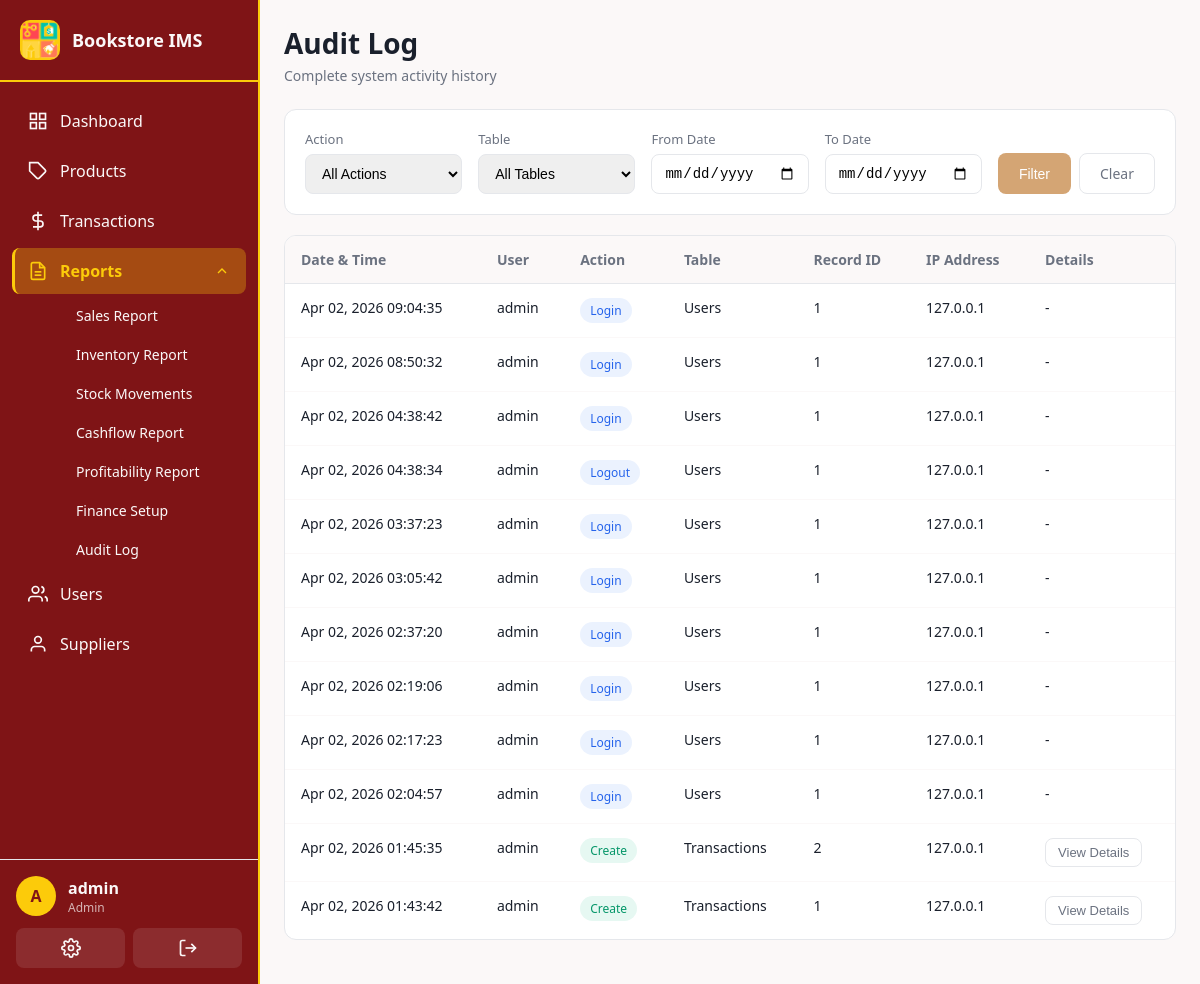
Page /reports/audit (signed in) on the earlier database version.
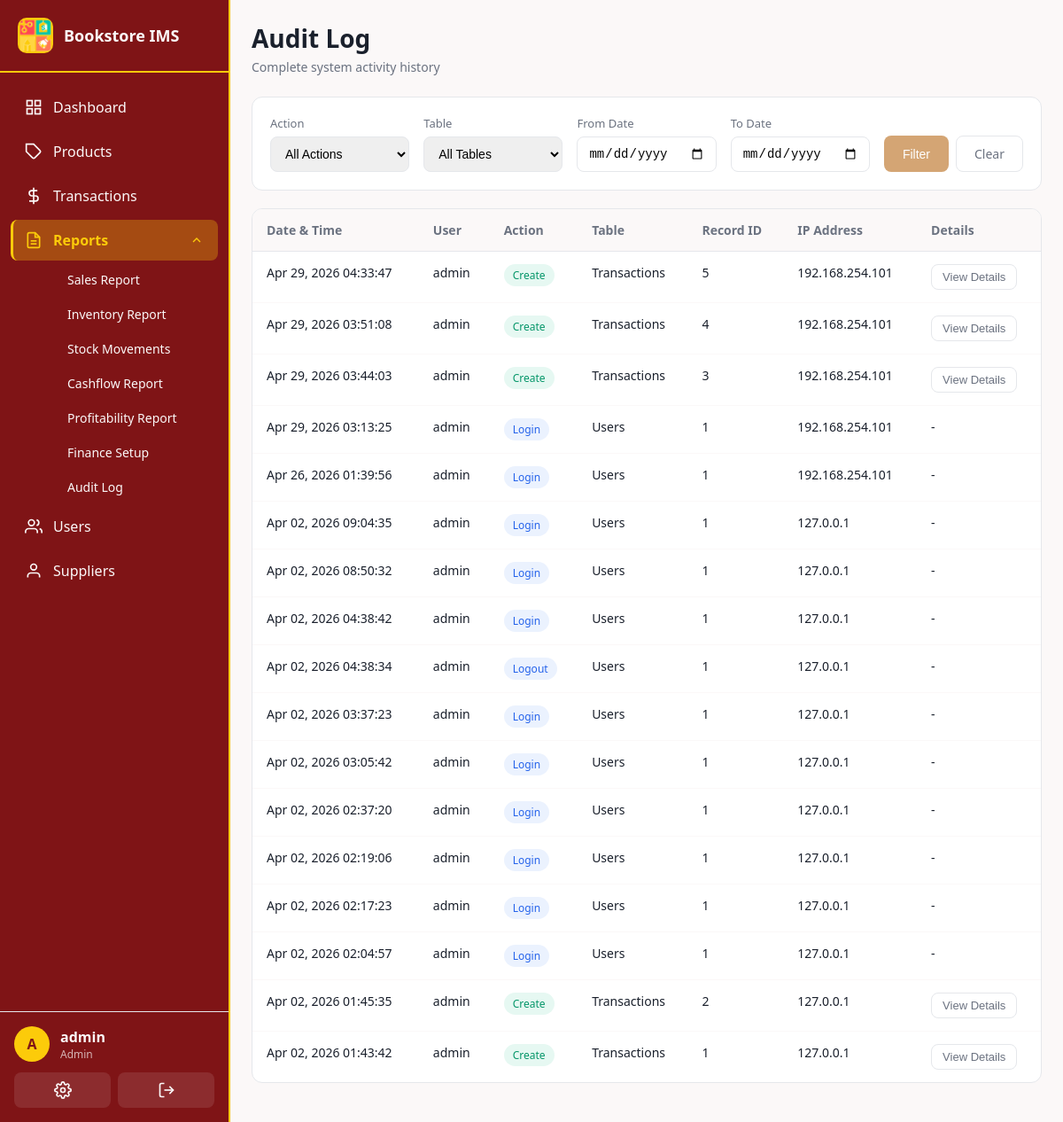
Same page on the later database version.
### app/models.py (models this page shows, shortened)
class AuditLog(db.Model):
    __tablename__ = 'audit_logs'
    id = db.Column(db.Integer, primary_key=True)
    user_id = db.Column(db.Integer, db.ForeignKey('users.id'), nullable=True)  # Nullable for system actions
    action = db.Column(db.String(50), nullable=False)  # 'create', 'update', 'delete', 'login', 'logout'
    table_name = db.Column(db.String(50), nullable=False)
    record_id = db.Column(db.Integer)
    old_values = db.Column(db.Text)  # JSON string of old values
    new_values = db.Column(db.Text)  # JSON string of new values
    ip_address = db.Column(db.String(45))
    user_agent = db.Column(db.String(255))
    created_at = db.Column(db.DateTime, default=utc_now)

class User(UserMixin, db.Model):
    __tablename__ = 'users'
    id = db.Column(db.Integer, primary_key=True)
    username = db.Column(db.String(80), unique=True, nullable=False, index=True)
    email = db.Column(db.String(120), unique=True, nullable=False)
    password_hash = db.Column(db.String(256), nullable=False)
    role = db.Column(db.String(20), nullable=False, default=Role.STAFF)
    is_active = db.Column(db.Boolean, default=True)
    created_at = db.Column(db.DateTime, default=utc_now)
    last_login = db.Column(db.DateTime)
    transactions = db.relationship('Transaction', backref='user', lazy='dynamic')
    audit_logs = db.relationship('AuditLog', backref='user', lazy='dynamic')
    cash_ledger_entries = db.relationship('CashLedger', backref='user', lazy='dynamic')
    def is_admin(self):
        return self.role == Role.ADMIN

### app/routes/reports.py (the view, shortened to what this page needs)
@reports_bp.route('/audit')
@login_required
@admin_required
def audit_log():
    page = request.args.get('page', 1, type=int)
    per_page = 50
    action = request.args.get('action')
    table_name = request.args.get('table')
    date_from = request.args.get('date_from')
    date_to = request.args.get('date_to')
    query = AuditLog.query
    if action:
        query = query.filter_by(action=action)
    if table_name:
        query = query.filter_by(table_name=table_name)
    if date_from:
        try:
            date_from_dt = datetime.strptime(date_from, '%Y-%m-%d')
            query = query.filter(AuditLog.created_at >= date_from_dt)
        except ValueError:
            pass
    query = query.order_by(AuditLog.created_at.desc())
    logs = query.paginate(page=page, per_page=per_page, error_out=False)
    actions = db.session.query(AuditLog.action.distinct()).all()
    tables = db.session.query(AuditLog.table_name.distinct()).all()
    return render_template('reports/audit.html',
        logs=logs,
        actions=[a[0] for a in actions],
        tables=[t[0] for t in tables],
        current_action=action,
        current_table=table_name,
        date_from=date_from or '',
        date_to=date_to or ''
    )

### app/__init__.py (called while the page is built)
@login_manager.user_loader
def load_user(user_id):
    return db.session.get(User, int(user_id))

### app/templates/reports/audit.html (shortened to what this page needs)
{% extends "base.html" %}
{% block content %}
<div class="page-header">
  <div class="page-header-left">
    <h1>Audit Log</h1>
    <p class="page-subtitle">Complete system activity history</p>
  </div>
</div>
<div class="filters-card">
  <form method="GET" action="{{ url_for('reports.audit_log') }}" class="filters-form">
    <div class="filter-group">
      <label for="action">Action</label>
      <select id="action" name="action">
        <option value="">All Actions</option>
      </select>
    </div>
    <div class="filter-group">
      <label for="table">Table</label>
      <select id="table" name="table">
        <option value="">All Tables</option>
      </select>
    </div>
    <div class="filter-group">
      <label for="date_from">From Date</label>
      <input type="date" id="date_from" name="date_from" value="{{ date_from }}">
    </div>
    <div class="filter-group">
      <label for="date_to">To Date</label>
      <input type="date" id="date_to" name="date_to" value="{{ date_to }}">
    </div>
    <div class="filter-actions">
      <button type="submit" class="btn btn-secondary">Filter</button>
      <a href="{{ url_for('reports.audit_log') }}" class="btn btn-outline">Clear</a>
    </div>
  </form>
</div>
<div class="table-card">
  {% if logs.items %}
  <table class="data-table priority-table">
    <thead>
      <tr>
        <th class="priority-col-1">Date & Time</th>
        <th class="priority-col-1">User</th>
        <th class="priority-col-2">Action</th>
        <th class="priority-col-3">Table</th>
        <th class="priority-col-2">Record ID</th>
        <th class="priority-col-3">IP Address</th>
        <th class="priority-col-1">Details</th>
      </tr>
    </thead>
    <tbody>
      {% for log in logs.items %}
      <tr>
        <td class="priority-col-1">{{ log.created_at.strftime('%b %d, %Y %H:%M:%S') }}</td>
        <td class="priority-col-1">
          {% if log.user %}
          {{ log.user.username }}
          {% else %}
          System
          {% endif %}
        </td>
        <td class="priority-col-2">
          <span class="badge badge-{{ 'success' if log.action == 'create' else 'warning' if log.action == 'update' else 'danger' if log.action == 'delete' else 'info' }}">
            {{ log.action.title() }}
          </span>
        </td>
        <td class="priority-col-3">{{ log.table_name.title() }}</td>
        <td class="priority-col-2">{{ log.record_id or '-' }}</td>
        <td class="priority-col-3">{{ log.ip_address or '-' }}</td>
        <td class="priority-col-1">
          {% if log.old_values or log.new_values %}
          <button type="button" class="btn btn-sm btn-outline"
                  onclick="showDetails('{{ log.old_values | e }}', '{{ log.new_values | e }}')">
            View Details
          </button>
          {% else %}
          -
          {% endif %}
        </td>
      </tr>
      {% endfor %}
    </tbody>
  </table>
  {% else %}
  <div class="empty-state">
    <p>No audit logs found for the selected filters.</p>
  </div>
  {% endif %}
</div>
{% endblock %}

Differences in the rows shown:
added AuditLog: created_at "Apr 29, 2026 04:33:47", user.username "admin", action "Create", table_name "Transactions", record "5", ip_address "192.168.254.101"
added AuditLog: created_at "Apr 29, 2026 03:51:08", user.username "admin", action "Create", table_name "Transactions", record "4", ip_address "192.168.254.101"
added AuditLog: created_at "Apr 29, 2026 03:44:03", user.username "admin", action "Create", table_name "Transactions", record "3", ip_address "192.168.254.101"
added AuditLog: created_at "Apr 29, 2026 03:13:25", user.username "admin", action "Login", table_name "Users", record "1", ip_address "192.168.254.101"
added AuditLog: created_at "Apr 26, 2026 01:39:56", user.username "admin", action "Login", table_name "Users", record "1", ip_address "192.168.254.101"
